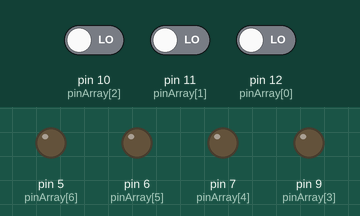
A sketch run on a simulated Arduino Uno, built with avr-gcc and run on an emulated ATmega328P. Shown: output pins drawn as LEDs (lit = HIGH). The test bench sets the inputs (shaded band); at power-on: pin 10 (pinArray[2]) LOW, pin 11 (pinArray[1]) LOW, pin 12 (pinArray[0]) LOW.

Above: at 1.2 s.
1.3 s: pin 10 (pinArray[2]) driven HIGH
At 2.1 s:
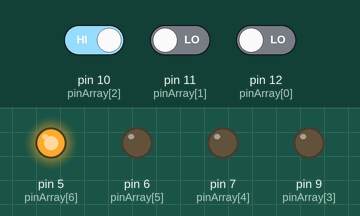
2.8 s: pin 11 (pinArray[1]) driven HIGH
At 3.3 s:
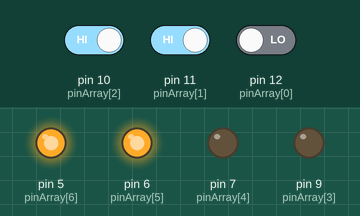
4.3 s: pin 12 (pinArray[0]) driven HIGH
At 5.5 s:
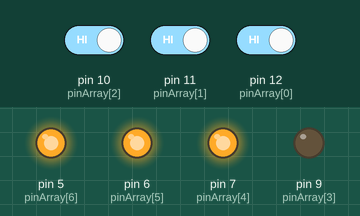
5.8 s: pin 10 (pinArray[2]) driven LOW
At 6.8 s:
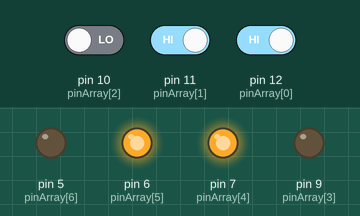
7.3 s: pin 11 (pinArray[1]) driven LOW
At 7.9 s:
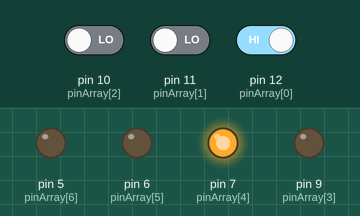
8.8 s: pin 10 (pinArray[2]) driven HIGH
At 9.1 s:
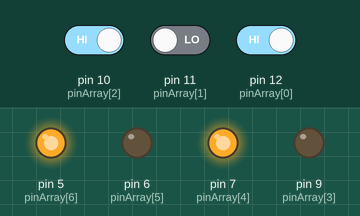
Timing chart, 0 to 11.3 s (numbered marks = the images above; inputs shaded):
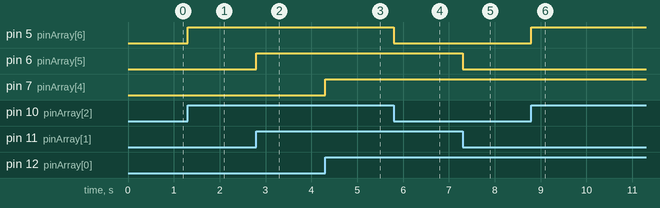

Measured:
- after the input at 1.3 s, pin 5 (pinArray[6]): LOW → HIGH at once
- after the input at 2.8 s, pin 6 (pinArray[5]): LOW → HIGH at once
- after the input at 4.3 s, pin 7 (pinArray[4]): LOW → HIGH at once
- after the input at 5.8 s, pin 5 (pinArray[6]): HIGH → LOW at once
- after the input at 7.3 s, pin 6 (pinArray[5]): HIGH → LOW at once
- after the input at 8.8 s, pin 5 (pinArray[6]): LOW → HIGH at once

The sketch:

main.ino
```cpp
/***
*@autor: Charles Soarez
*Date: 07-24-2021
*/
void setup()
{
  Serial.begin(9600);
  /**
  * Se declara un array de pines
  * Se declara la variable i para iterar
  */
  int pinArray[] = {12, 11, 10, 9, 7, 6, 5};
  int i;

  /**
  * Se configuran los pines de salida
  * Del pin 12 al 9 como entradas lógicas
  */
  for(i = 0; i <= 3; ++i)
    pinMode(pinArray[i], INPUT);

  /**
  * Se configuran los pines de salida
  * Del pin 7 al 5 como salidas lógicas
  */
  for(i = 3; i <= 7; ++i)
    pinMode(pinArray[i], OUTPUT);

}

void loop()
{
  //Se declaran variables booleanas para establecer estados
  bool
  	sensorHumedad = false,
  	sensorTemperatura = false,
  	sensorBarrera = false,
    sensorCorte = false;

  /***
  * Si el Pin 12 recibe una señal se pone en HIGH o en 1 el pin 7
  * Se enciende el LED rojo para mostrar visualmente que
  * la humedad es óptima.
  * Si no se cumple la condición se pone en 0 o en LOW
  */
  if(digitalRead(12)){ //
  	digitalWrite(7, HIGH);
    sensorHumedad = true;
  }else
    digitalWrite(7, LOW);

  /***
  * Si el Pin 11 recibe una señal se pone en HIGH o en 1 el pin 6
  * Se enciende el LED verde para mostrar visualmente que
  * la temperatura es óptima.
  * Si no se cumple la condición se pone en 0 o en LOW
  */
  if(digitalRead(11)){
    digitalWrite(6, HIGH);
    sensorTemperatura = true;
  }else
    digitalWrite(6, LOW);

  /***
  * Si el Pin 10 recibe una señal se pone en HIGH o en 1 el pin 5
  * Se enciende el LED azul para mostrar visualmente que
  * la altura es óptima.
  * Si no se cumple la condición se pone en 0 o en LOW
  */
  if(digitalRead(10)){
    digitalWrite(5, HIGH);
    sensorBarrera = true;
  }else
    digitalWrite(5, LOW);

  // Si el Pin 9 recibe una señal se pone la variable sensorCorte a true.
  if (digitalRead(9))sensorCorte = true;

  if(sensorHumedad == true && sensorTemperatura == true &&
     sensorBarrera == true && sensorCorte == true){
    digitalWrite(4, HIGH);
    Serial.println("Se cosecha");
    delay(200);
  }else{
    digitalWrite(4, LOW);
  }
}
```
